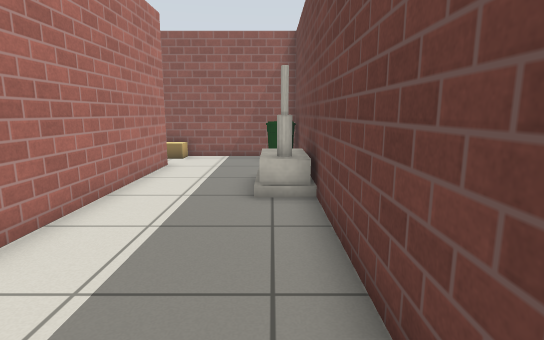
[1] (above)

20 first-person views from a walk through a Gazebo world. The camera is 0.9 m above the floor, tilts 10° down and sees 80° across. The lines on the ground mark 1 m squares. The floor is counted in squares, 0.5 m on a side. Each view is taken from the middle of a square. On the plan, view 1 faces up. The plan holds only what a view shows up to about 17 squares ahead; the rest is blank. Robots are left out. Simple patterns stand in for the simulator's built-in surfaces. Simple shapes stand in for some stock models.

[2]
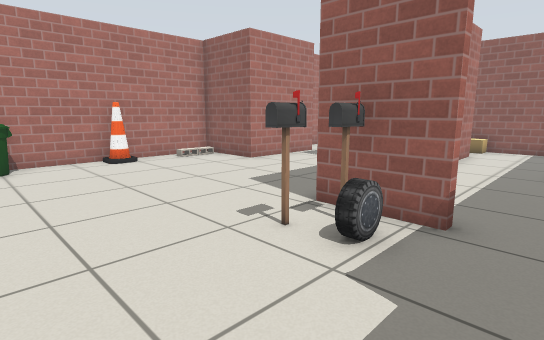

[3]
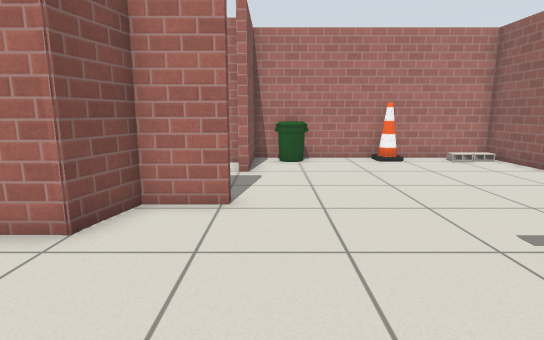

[4]
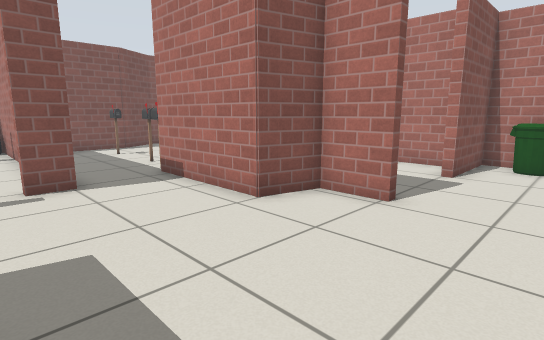

[5]
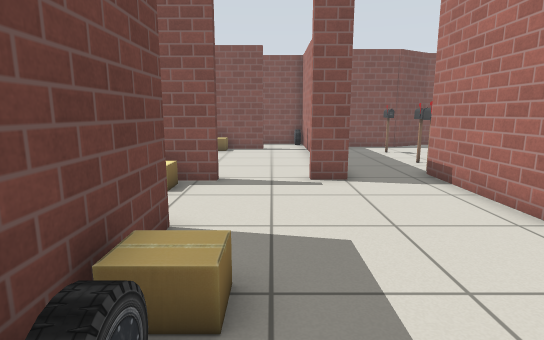

[6]
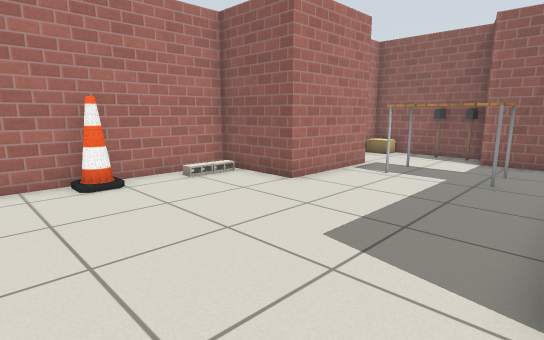

[7]
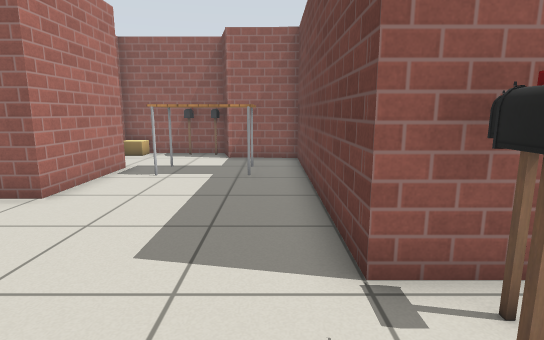

[8]
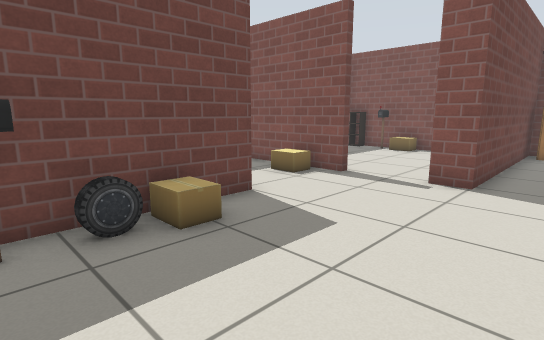

[9]
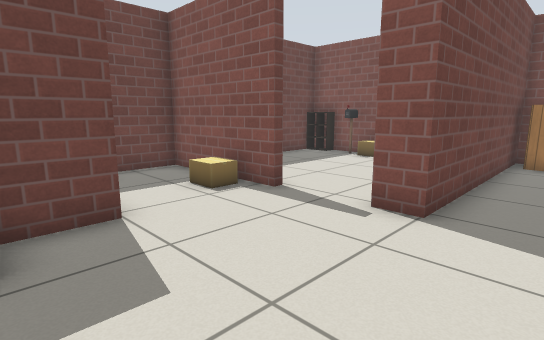

[10]
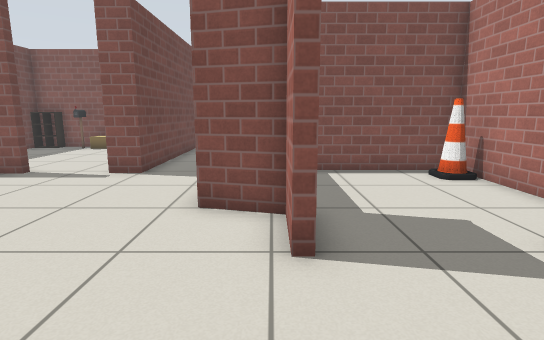

[11]
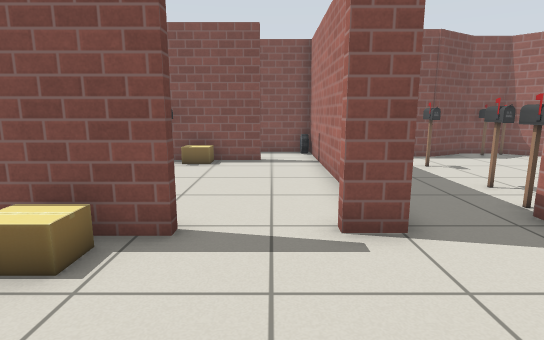

[12]
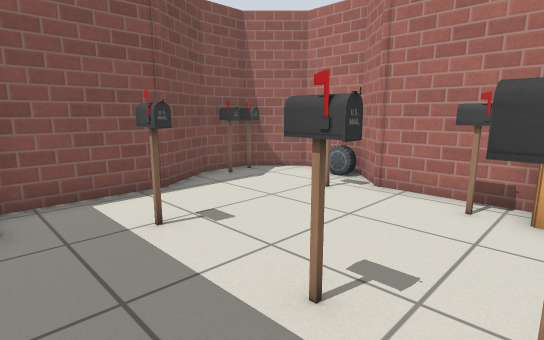

[13]
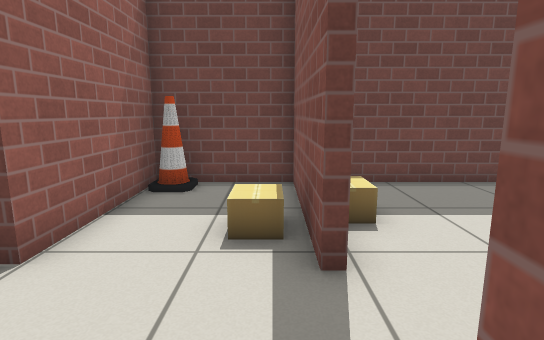

[14]
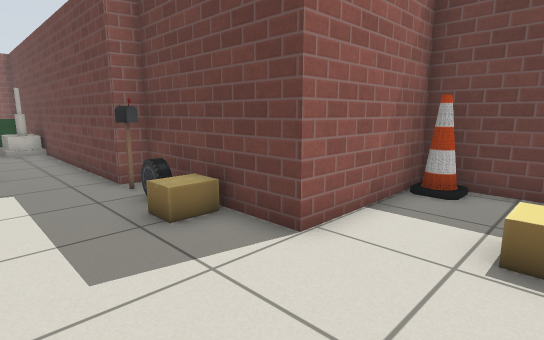

[15]
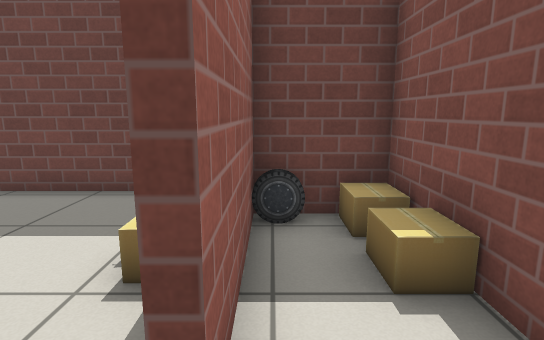

[16]
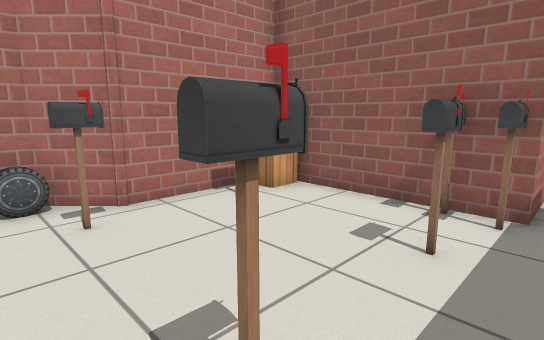

[17]
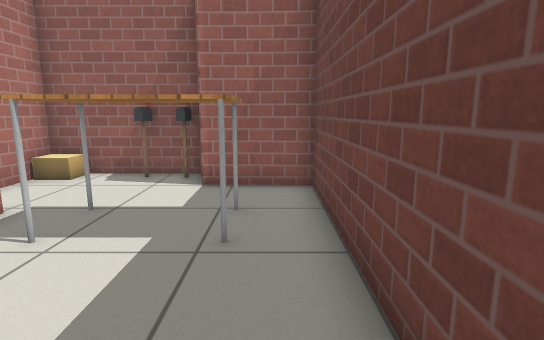

[18]
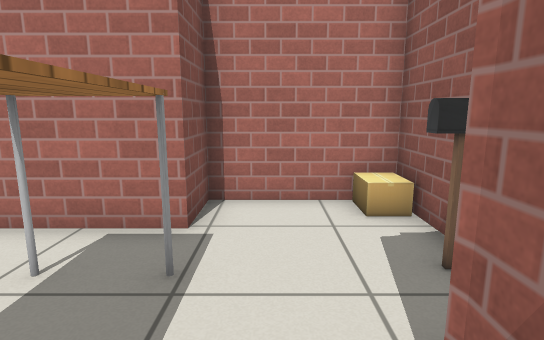

[19]
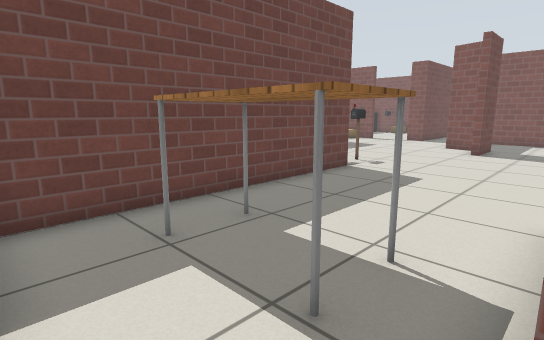

[20]
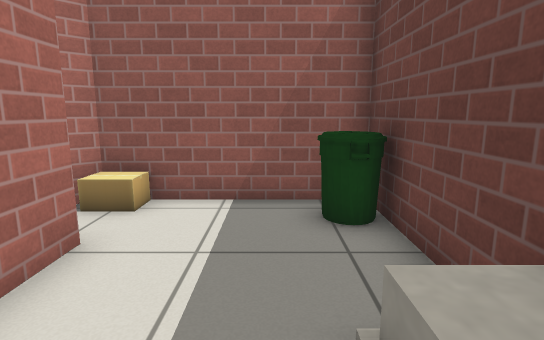

### Floor plan
Points are (right, up) in squares from view 1. A wall is a line through its corners. A room is listed if a view was taken in it or the views show most of it. See-through windows are left out.
Room 1 (views 1, 2, 3, 4, 5, 6, 7, 8, 9, 10, 11, 13, 14, 17, 18, 19)
walls: (-1.4, 1.3) (-4, 1.3) (-4, 11.1) (-6.7, 11.1) (-7.1, 12.6) (-11.6, 12.6) (-11.6, 8.7) (-9.9, 8.7) (-9.9, 4.7) (-13.1, 4.7) (-13.1, 1.4); (-6.6, -4.9) (-6.2, -4.9) (-6.2, -6.6) (-4.6, -7) (-4.6, -11.5); (-13.1, -0.5) (-13.1, -4.9) (-9.9, -4.9) (-9.9, -5.1); (1.6, -7) (1.6, -1.7) (1, -1.6) (1, 0.4); (-2.1, -10.7) (-1, -10.7)
ways out: opening at (-3.5, -11) to room 2; opening at (0.2, -9.5) to room 3; opening at (-0.5, 1.5) to room 4; opening at (-8.5, -5) to room 5
objects: cone (-13, 0) to (-12, 1); bin (-12, -4) to (-12, -3); cinder block (-12, 3); cinder block (-12, 4); cardboard box (-11, 12) to (-10, 12); table (-9, 7) to (-6, 9); postbox (-9, 12); postbox (-8, 12) to (-7, 12); postbox (-4, 0) to (-3, 0); postbox (-3, 1); car (-2, 0); cardboard box (0, -5) to (1, -5); car (1, -4) to (1, -3); postbox (1, -2)
Room 2 (views 12, 16)
walls: (-4.6, -11.5) (-10.4, -11.5) (-10.4, -15.7) (-11.6, -16.9) (-11.6, -19) (-10.2, -20.5) (-8.6, -20.5) (-6.7, -19.4) (-2.1, -19.4) (-2.1, -10.7)
ways out: opening at (-3.5, -11) to room 1
objects: car (-11, -18) to (-11, -17); postbox (-10, -20); postbox (-10, -17) to (-9, -16); postbox (-10, -13) to (-9, -13); cabinet (-10, -12) to (-9, -12); postbox (-9, -20); postbox (-6, -12); postbox (-5, -17); postbox (-5, -14); postbox (-5, -12); cabinet (-3, -19) to (-3, -18)
Room 3 (view 15)
walls: (1.4, -10.7) (6.3, -10.7) (6.3, -7) (1.6, -7); (-1.8, -14.2) (-1.8, -21.1) (4.6, -21.1) (4.6, -18.7) (0.4, -18.7) (0.4, -18.4) (1.5, -18.4); (4.4, -18.4) (6.3, -18.4) (6.3, -12)
low walls: (5.1, -18.4) (5.1, -17.8) (6.4, -17.8); (5.7, -18.4) (5.7, -17.8)
ways out: opening at (0.2, -9.5) to room 1
objects: car (-1, -21) to (-1, -20); cardboard box (2, -21) to (3, -20); cardboard box (2, -18) to (3, -17); cardboard box (2, -10) to (3, -9); cardboard box (3, -12) to (4, -11); cardboard box (4, -21) to (4, -20); car (4, -19); postbox (4, -18) to (4, -17); cone (6, -8)
Room 4 (view 20)
walls: (-3.7, 11.4) (-3.7, 4.1); (1, 0.4) (1, 13.6) (-4.5, 13.6) (-4.9, 13.2)
ways out: opening at (-0.5, 1.5) to room 1
objects: cardboard box (-4, 13); house (0, 7) to (0, 9); bin (0, 12) to (0, 13)
Room 5 (no view inside)
walls: (-6.6, -6.7) (-6.6, -4.9); (-11.8, -5.1) (-11.8, -11.2) (-7.4, -11.2)
ways out: opening at (-8.5, -5) to room 1
objects: cone (-11, -10)

Where each view was taken, in squares from view 1:
view 1: 0 up, 0 right, facing up
view 2: 4 down, 0 right, facing up-left
view 3: 4 down, 0 right, facing left
view 4: 2 down, 0 right, facing down-left
view 5: 2 down, 0 right, facing down
view 6: 2 down, 4 left, facing up-left
view 7: 2 down, 5 left, facing up
view 8: 2 down, 4 left, facing down-right
view 9: 5 down, 4 left, facing down-right
view 10: 1 down, 6 left, facing down
view 11: 6 down, 0 right, facing down
view 12: 12 down, 3 left, facing down-left
view 13: 10 down, 2 left, facing right
view 14: 10 down, 2 left, facing up-right
view 15: 19 down, 1 left, facing right
view 16: 18 down, 4 left, facing up-left
view 17: 3 up, 5 left, facing up
view 18: 10 up, 5 left, facing left
view 19: 11 up, 10 left, facing down-right
view 20: 7 up, 1 left, facing up
